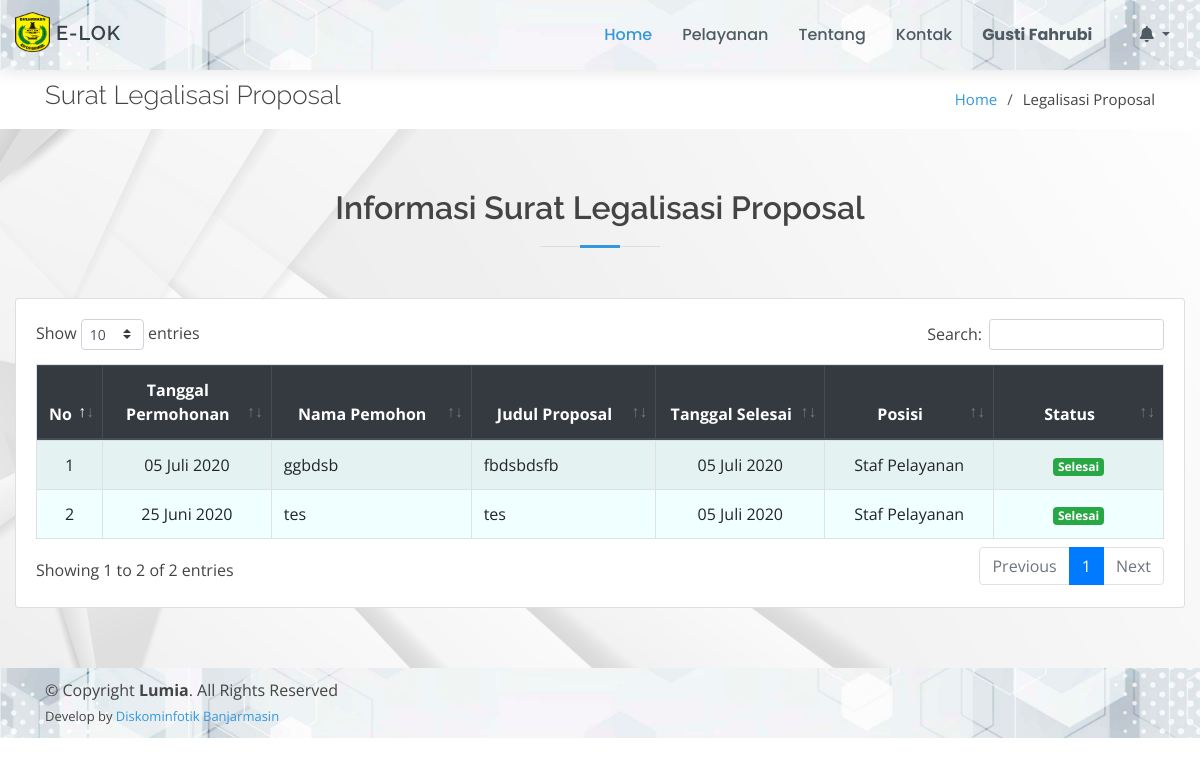
/page/legalisasi-proposal/index.php (signed in), run on the app's committed database.
### tables this page shows
CREATE TABLE `legalisasi_proposal` (
  `id_proposal` int(11) NOT NULL,
  `nama` varchar(50) NOT NULL,
  `judul_proposal` text NOT NULL,
  `tgl_permohonan` date NOT NULL,
  `tgl_selesai` date DEFAULT NULL,
  `id_posisi` int(11) NOT NULL,
  `status` varchar(30) NOT NULL
);

CREATE TABLE `posisi_berkas` (
  `id_posisi` int(11) NOT NULL,
  `posisi` text NOT NULL
);

### config/config.php (called while the page is built, shortened)
<?php
function base_url($url = null)
{
	$base_url = "http://localhost/layanan-kecamatan";
	if ($url != null) {
		return $base_url . "/" . $url;
	} else {
		return $base_url;
	}
}
$no = 1;

### config/bulan.php (called while the page is built, shortened)
<?php
$bln = array(
    '01' => 'Januari',
    '02' => 'Februari',
    '03' => 'Maret',
    '04' => 'April',
    '05' => 'Mei',
    '06' => 'Juni',
    '07' => 'Juli',
    '08' => 'Agustus',
    '09' => 'September',
    '10' => 'Oktober',
    '11' => 'November',
    '12' => 'Desember'
);

### page/legalisasi-proposal/index.php (the view, shortened to what this page needs)
<!DOCTYPE html>
<html lang="en">
<?php
include_once "../../config/config.php";
include_once "../../config/bulan.php";
include_once "../../template/ui/head.php";
?>
<body>
    <?php include_once "../../template/ui/header.php"; ?>
    <main id="main">
        <section id="breadcrumbs" class="breadcrumbs">
            <div class="container">
                <div class="d-flex justify-content-between align-items-center">
                    <h2>Surat Legalisasi Proposal</h2>
                    <ol>
                        <li><a href="<?= base_url(); ?>">Home</a></li>
                        <li>Legalisasi Proposal</li>
                    </ol>
                </div>
            </div>
        </section>
        <section id="services" class="services graform">
            <div class="container-fluid">
                <div class="section-title">
                    <h2>Informasi Surat Legalisasi Proposal</h2>
                </div>
                <div class="row">
                    <div class="col-md-12">
                        <div class="card">
                            <div class="card-body">
                                <div class="table-responsive">
                                    <table class="table table-bordered table-striped" id="example1">
                                        <thead class="thead-dark">
                                            <tr align="center">
                                                <th>No</th>
                                                <th>Tanggal Permohonan</th>
                                                <th>Nama Pemohon</th>
                                                <th>Judul Proposal</th>
                                                <th>Tanggal Selesai</th>
                                                <th>Posisi</th>
                                                <th>Status</th>
                                            </tr>
                                        </thead>
                                        <tbody style="background-color: azure">
                                            <?php
                                            $data = $koneksi->query("SELECT * FROM legalisasi_proposal ORDER BY id_proposal DESC");
                                            foreach ($data as $row) {
                                                $po = $koneksi->query("SELECT * FROM posisi_berkas WHERE id_posisi = '$row[id_posisi]'")->fetch_array();
                                            ?>
                                                <tr align="center">
                                                    <td width="5%"><?= $no++; ?></td>
                                                    <td width="15%">
                                                        <?=
                                                            date('d', strtotime($row['tgl_permohonan'])) . " " .
                                                                $bln[date('m', strtotime($row['tgl_permohonan']))] . " " .
                                                                date('Y', strtotime($row['tgl_permohonan']));
                                                        ?>
                                                    </td>
                                                    <td align="left"><?= $row['nama'] ?></td>
                                                    <td align="left"><?= $row['judul_proposal'] ?></td>
                                                    <td width="15%">
                                                        <?php
                                                        if ($row['tgl_selesai']) {
                                                            echo
                                                                date('d', strtotime($row['tgl_selesai'])) . " " .
                                                                    $bln[date('m', strtotime($row['tgl_selesai']))] . " " .
                                                                    date('Y', strtotime($row['tgl_selesai']));
                                                        } else {
                                                            echo "-";
                                                        }
                                                        ?>
                                                    </td>
                                                    <td width="15%"><?= $po['posisi'] ?></td>
                                                    <td width="15%">
                                                        <?php
                                                        if ($row['status'] == "Belum Diproses") {
                                                            echo "<span class='badge badge-danger'>" . $row['status'] . "</span>";
                                                        } elseif ($row['status'] == "Dalam Proses") {
                                                            echo "<span class='badge badge-warning'>" . $row['status'] . "</span>";
                                                        } else {
                                                            echo "<span class='badge badge-success'>" . $row['status'] . "</span>";
                                                        }
                                                        ?>
                                                    </td>
                                                </tr>
                                            <?php } ?>
                                        </tbody>
                                    </table>
                                </div>
                            </div>
                        </div>
                    </div>
                </div>
            </div>
        </section>
    </main>
    <?php include_once "../../template/ui/footer.php"; ?>
</body>
</html>

### assets/ui/assets/css/style.css (style rules this page uses)
body { font-family: "Open Sans", sans-serif; color: #444444; }
a { color: #3498db; }
h1, h2, h3, h4, h5, h6 { font-family: "Raleway", sans-serif; }
section { padding: 60px 0; }
.section-title { text-align: center; padding-bottom: 30px; }
.section-title h2 { font-size: 32px; font-weight: 600; margin-bottom: 20px; padding-bottom: 20px; position: relative; }
.section-title h2::before { content: ''; position: absolute; display: block; width: 120px; height: 1px; background: #ddd; bottom: 1px; left: calc(50% - 60px); }
.section-title h2::after { content: ''; position: absolute; display: block; width: 40px; height: 3px; background: #3498db; bottom: 0; left: calc(50% - 20px); }
.breadcrumbs { padding: 10px 0; margin-top: 70px; background-color: #fff; }
.breadcrumbs h2 { font-size: 26px; font-weight: 300; }
.breadcrumbs ol { display: flex; flex-wrap: wrap; list-style: none; padding: 0; margin: 0; font-size: 15px; }
.breadcrumbs ol li+li { padding-left: 10px; }
.breadcrumbs ol li+li::before { display: inline-block; padding-right: 10px; color: #4f5a62; content: "/"; }
.graform { background: url('../../../bg-cover/putih2.jpg') center center no-repeat; background-size: cover; position: relative; }

### data on the page
legalisasi_proposal: tgl_permohonan "05", tgl_permohonan "Juli", tgl_permohonan "2020", nama "ggbdsb", judul_proposal "fbdsbdsfb", tgl_selesai "05", tgl_selesai "Juli", tgl_selesai "2020", id_posisi.posisi "Staf Pelayanan", status "Selesai"
legalisasi_proposal: tgl_permohonan "25", tgl_permohonan "Juni", tgl_permohonan "2020", nama "tes", judul_proposal "tes", tgl_selesai "05", tgl_selesai "Juli", tgl_selesai "2020", id_posisi.posisi "Staf Pelayanan", status "Selesai"

### other printed values
$_SESSION['nama'] "Gusti Fahrubi"
